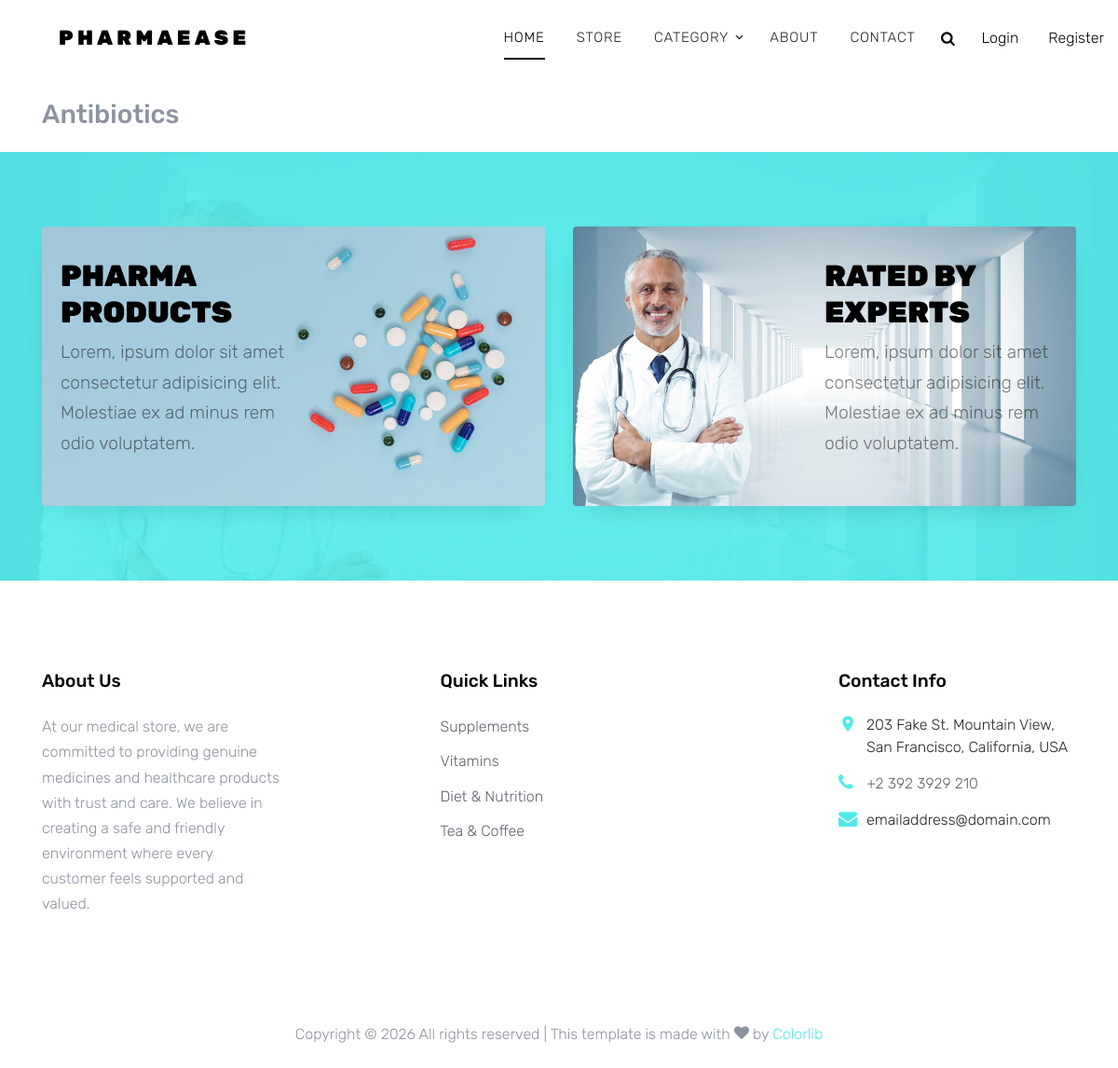
Before: /product/1 with the older database file.
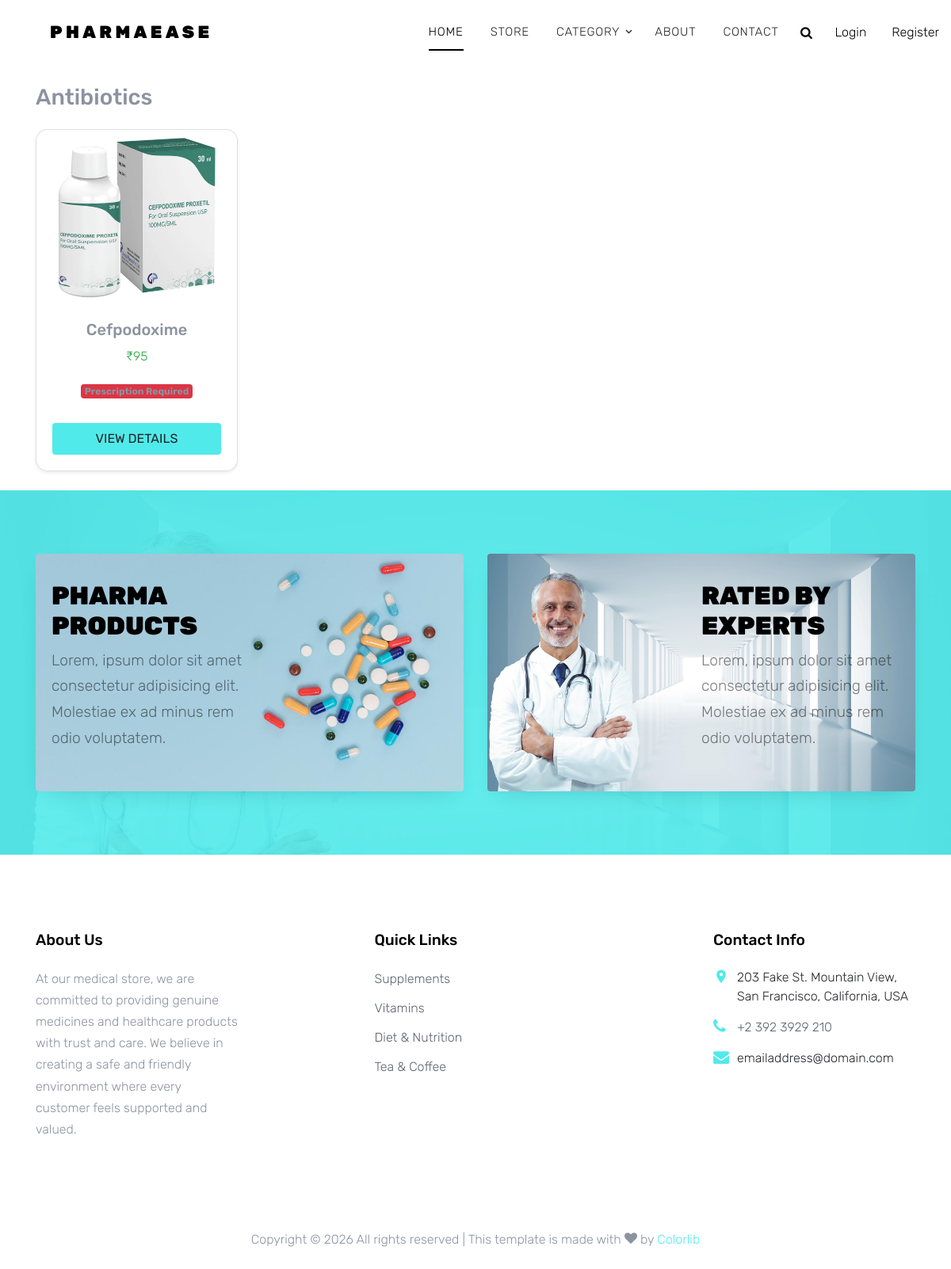
After: the same page with the newer database file.
### shop/models.py (models this page shows, shortened)
class SubCategory(models.Model):
    name = models.CharField(max_length=100)
    image = models.ImageField(upload_to='subcategories/')
    category = models.ForeignKey(Category, on_delete=models.CASCADE)

class Product(models.Model):
    name = models.CharField(max_length=100)
    image = models.ImageField(upload_to='products/')
    description = models.TextField()
    price = models.IntegerField()
    stock = models.IntegerField()
    category = models.ForeignKey(Category, on_delete=models.CASCADE)
    sub_category = models.ForeignKey(SubCategory, on_delete=models.CASCADE, related_name='sub_category' ,null=True)
    created = models.DateTimeField(auto_now_add=True)
    updated = models.DateTimeField(auto_now=True)
    prescription =models.BooleanField(default=False)

### shop/views.py (the view)
# urls.py: path('product/<int:i>',views.Products.as_view(),name='product'),
class Products(View):
    def get(self, request, i):
        s=SubCategory.objects.get(id=i)
        p=Product.objects.filter(sub_category=s)
        context={'subcategory':s,'products':p}
        return render(request, 'product.html', context)

### shop/context_processors.py (called while the page is built)
def menu_links(request):
    c=Category.objects.all()
    return {'links':c}

### templates/product.html
{% extends 'base.html' %}
{% block content %}
<div class="container mt-4">
    <h3 class="mb-4">{{ subcategory.name }}</h3>
    <div class="row">
        {% for i in products %}
        <div class="col-md-3 mb-4">
            <div class="card h-100 shadow-sm">
                <img src="{{ i.image.url }}"
                     class="card-img-top"
                     style="height:220px; object-fit:cover;">
                <div class="card-body text-center">
                    <h5>{{ i.name }}</h5>
                    <p class="text-success fw-bold">
                        ₹{{ i.price }}
                    </p>
                    {% if i.prescription %}
                        <span class="badge bg-danger">
                            Prescription Required
                        </span>
                    {% endif %}
                    <br><br>
                    <a href="{% url 'shop:productdetail' i.id%}"
                       class="btn btn-primary w-100">
                        View Details
                    </a>
                </div>
            </div>
        </div>
        {% endfor %}
    </div>
</div>
{% endblock %}

### templates/base.html (shortened to what this page needs)
<!DOCTYPE html>
{% load static %}
<html lang="en">
<head>
  <link rel="stylesheet" href="{% static 'fonts/icomoon/style.css' %}">
  <link rel="stylesheet" href="{% static 'css/bootstrap.min.css' %}">
  <link rel="stylesheet" href="{% static 'css/magnific-popup.css' %}">
  <link rel="stylesheet" href="{% static 'css/jquery-ui.css' %}">
  <link rel="stylesheet" href="{% static 'css/owl.carousel.min.css' %}">
  <link rel="stylesheet" href="{% static 'css/owl.theme.default.min.css' %}">
  <link rel="stylesheet" href="{% static 'css/aos.css' %}">
  <link rel="stylesheet" href="{% static 'css/style.css' %}">
</head>
<body>
  <div class="site-navbar py-2">
  <div class="container-fluid">
    <div class="d-flex align-items-center justify-content-between">
      <div class="logo mr-auto">
        <div class="site-logo px-5">
          <a href="{% url 'home' %}" class="js-logo-clone">PharmaEase</a>
        </div>
      </div>
      <div class="main-nav d-none d-lg-block">
        <nav class="site-navigation text-right text-md-center" role="navigation">
          <ul class="site-menu js-clone-nav d-none d-lg-block">
            {% if user.is_authenticated and user.is_superuser %}
              <li class="active">
                <a href="{% url 'home' %}">Home</a>
              </li>
              <li class="has-children">
                <a href="#">Category</a>
                <ul class="dropdown">
                  {% for i in links %}
                  <li class="has-children">
                    <a href="{% url 'shop:subcategory' i.id %}">{{ i.name }}</a>
                    <ul class="dropdown">
                      {% for sub in i.sub_category.all %}
                      <li>
                        <a href="{% url 'products' sub.id %}">
                          {{ sub.name }}
                        </a>
                      </li>
                      {% endfor %}
                    </ul>
                  </li>
                  {% endfor %}
                </ul>
              </li>
              <li>
                <a href="{% url 'shop:addcategory' %}">Add Category</a>
              </li>
              <li>
                <a href="{% url 'shop:addsubcategory' %}">Add Sub Category</a>
              </li>
              <li>
                <a href="{% url 'shop:addproduct' %}">Add Product</a>
              </li>
            {% else %}
              <li class="active">
                <a href="{% url 'home' %}">Home</a>
              </li>
              <li>
                <a href="shop.html">Store</a>
              </li>
              <li class="has-children">
                <a href="#">Category</a>
              </li>
              <li>
                <a href="about.html">About</a>
              </li>
              <li>
                <a href="contact.html">Contact</a>
              </li>
            {% endif %}
          </ul>
        </nav>
      </div>
      <div class="icons">
        {% if not user.is_authenticated or not user.is_superuser %}
          <a href="#" class="icons-btn d-inline-block js-search-open">
            <span class="icon-search"></span>
          </a>
        {% endif %}
      </div>
        {% if user.is_authenticated %}
          <a href="cart.html" class="icons-btn d-inline-block bag">
            <span class="icon-shopping-bag"></span>
            <span class="number">2</span>
          </a>
        <div class="ml-auto d-flex align-items-center">
          <div class="mr-3 px-3">
            <a href="{% url 'accounts:userlogout' %}">Logout</a>
          </div>
        {% else %}
          <div class="mr-3 px-3">
            <a href="{% url 'accounts:userlogin' %}">Login</a>
          </div>
          <div class="pe-5">
            <a href="{% url 'accounts:register' %}">Register</a>
          </div>
        {% endif %}
      </div>
    </div>
  </div>
{% block content %}{% endblock %}
      <div class="site-section bg-primary bg-image" style="background-image: url('images/bg_2.jpg');">
      <div class="container">
        <div class="row align-items-stretch">
          <div class="col-lg-6 mb-5 mb-lg-0">
            <a href="#" class="banner-1 h-100 d-flex" style="background-image: url('images/bg_1.jpg');">
              <div class="banner-1-inner align-self-center">
                <h2>Pharma Products</h2>
                <p>Lorem, ipsum dolor sit amet consectetur adipisicing elit. Molestiae ex ad minus rem odio voluptatem.
                </p>
              </div>
            </a>
          </div>
          <div class="col-lg-6 mb-5 mb-lg-0">
            <a href="#" class="banner-1 h-100 d-flex" style="background-image: url('images/bg_2.jpg');">
              <div class="banner-1-inner ml-auto  align-self-center">
                <h2>Rated by Experts</h2>
                <p>Lorem, ipsum dolor sit amet consectetur adipisicing elit. Molestiae ex ad minus rem odio voluptatem.
                </p>
              </div>
            </a>
          </div>
        </div>
      </div>
    </div>
    <footer class="site-footer">
      <div class="container">
        <div class="row">
          <div class="col-md-6 col-lg-3 mb-4 mb-lg-0">
            <div class="block-7">
              <h3 class="footer-heading mb-4">About Us</h3>
              <p>At our medical store, we are committed to providing genuine medicines and healthcare products with trust and care.
                We believe in creating a safe and friendly environment where every customer feels supported and valued.</p>
            </div>
          </div>
          <div class="col-lg-3 mx-auto mb-5 mb-lg-0">
            <h3 class="footer-heading mb-4">Quick Links</h3>
            <ul class="list-unstyled">
              <li><a href="#">Supplements</a></li>
              <li><a href="#">Vitamins</a></li>
              <li><a href="#">Diet &amp; Nutrition</a></li>
              <li><a href="#">Tea &amp; Coffee</a></li>
            </ul>
          </div>
          <div class="col-md-6 col-lg-3">
            <div class="block-5 mb-5">
              <h3 class="footer-heading mb-4">Contact Info</h3>
              <ul class="list-unstyled">
                <li class="address">203 Fake St. Mountain View, San Francisco, California, USA</li>
                <li class="phone"><a href="tel://23923929210">+2 392 3929 210</a></li>
                <li class="email">emailaddress@domain.com</li>
              </ul>
            </div>
          </div>
        </div>
        <div class="row pt-5 mt-5 text-center">
          <div class="col-md-12">
            <p>
              Copyright &copy;
              <script>document.write(new Date().getFullYear());</script> All rights reserved | This template is made
              with <i class="icon-heart" aria-hidden="true"></i> by <a href="https://colorlib.com" target="_blank"
                class="text-primary">Colorlib</a>
            </p>
          </div>
        </div>
      </div>
    </footer>
</body>
</html>

### static/css/style.css (style rules this page uses)
.card { transition:0.3s; border-radius:15px; }
.card img { border-radius:15px 15px 0 0; }
body { line-height: 1.7; color: #8c92a0; font-weight: 300; font-size: 16px; }
a { -webkit-transition: .3s all ease; -o-transition: .3s all ease; transition: .3s all ease; }
.btn { -webkit-transition: .3s all ease-in-out; -o-transition: .3s all ease-in-out; transition: .3s all ease-in-out; text-transform: uppercase; border-width: 2px; }
.site-section { padding: 2.5em 0; }
@media (min-width: 768px) { .site-section { padding: 5em 0; } }
.site-footer { padding: 6em 0; }
.site-footer ul li { margin-bottom: 10px; }
.site-footer ul li a { color: #5c626e; }
.site-footer .footer-heading { font-size: 1.2rem; color: #000; margin-bottom: 1rem; }
.site-logo a { text-transform: uppercase; letter-spacing: .2em; font-size: 22px; color: #000 !important; font-weight: 900; }
.icons-btn { display: inline-block; text-align: center; }
.icons-btn span { display: block; height: 40px; width: 40px; line-height: 40px; }
.site-navbar { margin-bottom: 0px; z-index: 1999; position: relative; top: 0; width: 100%; background: #fff; }
.site-navbar a { color: #000; }
.site-navbar .site-navigation .site-menu { margin-left: 0; padding-left: 0; margin-bottom: 0; }
.site-navbar .site-navigation .site-menu .active > a { color: #000; position: relative; }
.site-navbar .site-navigation .site-menu .active > a:before { content: ""; position: absolute; left: 10px; right: 10px; height: 2px; background: #000; bottom: 0; }
.site-navbar .site-navigation .site-menu a { text-decoration: none !important; font-size: 15px; display: inline-block; }
.site-navbar .site-navigation .site-menu > li { display: inline-block; padding: 10px 5px; }
.site-navbar .site-navigation .site-menu > li > a { padding: 10px 10px; text-transform: uppercase; letter-spacing: .05em; color: #25262a; font-size: 15px; text-decoration: none !important; }
.site-navbar .site-navigation .site-menu .has-children { position: relative; }
.site-navbar .site-navigation .site-menu .has-children > a { position: relative; padding-right: 20px; }
.site-navbar .site-navigation .site-menu .has-children > a:before { position: absolute; content: "\e313"; font-size: 16px; top: 50%; right: 0; -webkit-transform: translateY(-50%); -ms-transform: translateY(-50%); transform: translateY(-50%); font-family: 'icomoon'; }
.site-navbar .site-navigation .site-menu .has-children a { text-transform: uppercase; }
.block-5 ul, .block-5 ul li { list-style: none; padding: 0; margin: 0; line-height: 1.5; }
.block-5 ul li { padding-left: 30px; position: relative; margin-bottom: 15px; color: #25262a; }
.block-5 ul li:before { top: 0; font-family: "icomoon"; content: ""; position: absolute; left: 0; font-size: 20px; line-height: 1; color: #51eaea; }
.block-5 ul li.address:before { content: "\e8b4"; }
.block-5 ul li.email:before { content: "\f0e0"; }
.block-5 ul li.phone:before { content: "\f095"; }
.banner-1 { background-size: cover; background-position: center; background-repeat: no-repeat; padding: 20px; display: block; min-height: 300px; border-radius: 4px; -webkit-box-shadow: 0 10px 30px -15px rgba(0, 0, 0, 0.2); box-shadow: 0 10px 30px -15px rgba(0, 0, 0, 0.2); -webkit-transition: .3s all ease; -o-transition: .3s all ease; transition: .3s all ease; position: relative; top: 0; }
.banner-1 .banner-1-inner { width: 50%; }
.banner-1 .banner-1-inner h2 { color: #000; text-transform: uppercase; font-weight: 900; }
.banner-1 .banner-1-inner p { color: rgba(0, 0, 0, 0.5); font-size: 1.2rem; }
.bg-image { background-size: cover; position: relative; }
.bg-image:after { content: ""; position: absolute; top: 0; left: 0; right: 0; bottom: 0; background: rgba(81, 234, 234, 0.9); z-index: 1; }
.bg-image > .container { position: relative; z-index: 2; }

Changed rows visible on the page:
added Product: image (picture), name "Cefpodoxime", price "95", prescription "Prescription Required"
